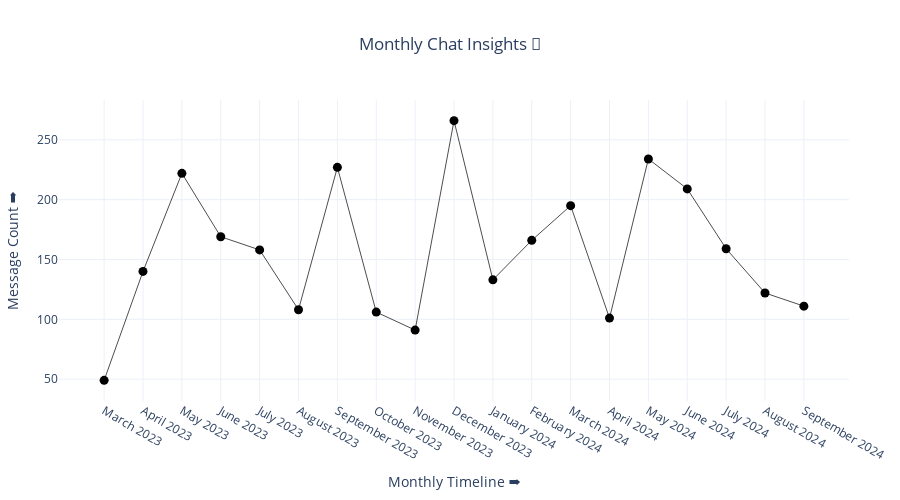

This figure's notebook cell:
### Code cell
fig = go.Figure(data = go.Scatter
    (
      x = month_and_year_name['Month_and_Year'],
      y = month_and_year_name['Name'],
      name = "Monthly Chat Insights",
      mode = 'lines+markers',
      marker = dict(size=9, color = 'black'),
      line=dict(width=0.7),
      hovertemplate="%{y}: %{x}"
    )
)
fig.update_layout(
  height=500, 
  width=900,
  xaxis_title = "Monthly Timeline ➡️",
  yaxis_title = "Message Count ➡️",
  title="Monthly Chat Insights 📅",
  title_x=0.5,
  template="plotly_white",
  margin = dict(l=40, r=40)
)
fig.show()

### Figure 1 — Plotly figure (JSON) as saved in the notebook; plotly's stock layout.template omitted (floating-point values rounded to 4 significant figures)
{"data": [{"hovertemplate": "%{y}: %{x}", "line": {"width": 0.7}, "marker": {"color": "black", "size": 9}, "mode": "lines+markers", "name": "Monthly Chat Insights", "type": "scatter", "x": ["March 2023", "April 2023", "May 2023", "June 2023", "July 2023", "August 2023", "September 2023", "October 2023", "November 2023", "December 2023", "January 2024", "February 2024", "March 2024", "April 2024", "May 2024", "June 2024", "July 2024", "August 2024", "September 2024"], "y": [49, 140, 222, 169, 158, 108, 227, 106, 91, 266, 133, 166, 195, 101, 234, 209, 159, 122, 111]}], "layout": {"height": 500, "margin": {"l": 40, "r": 40}, "title": {"text": "Monthly Chat Insights 📅", "x": 0.5}, "width": 900, "xaxis": {"title": {"text": "Monthly Timeline ➡️"}}, "yaxis": {"title": {"text": "Message Count ➡️"}}}}
